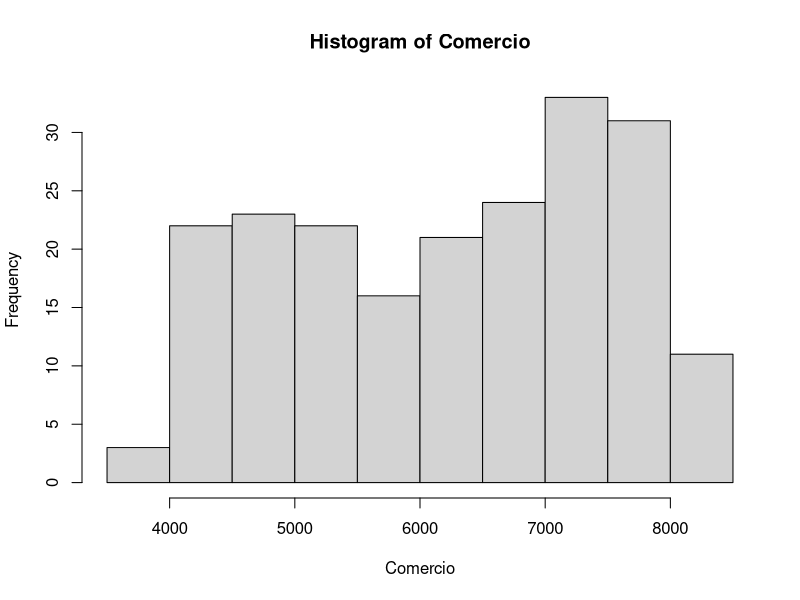
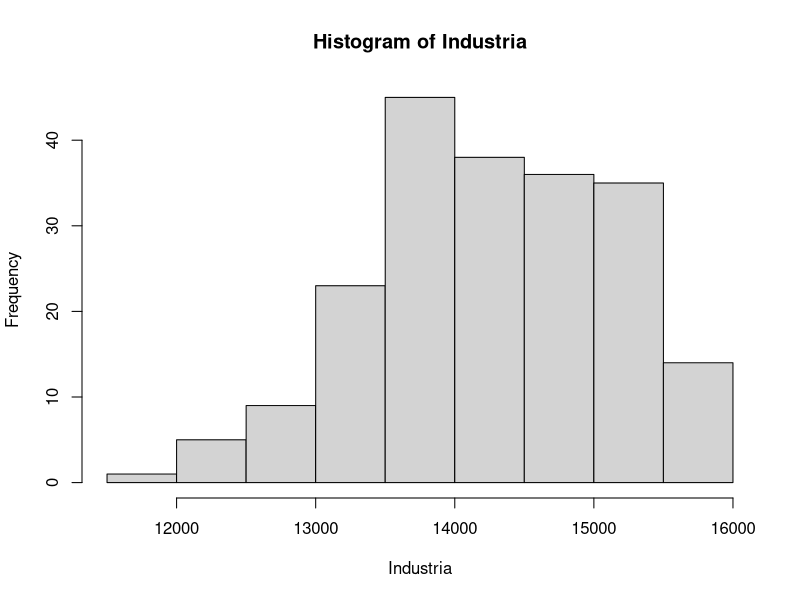
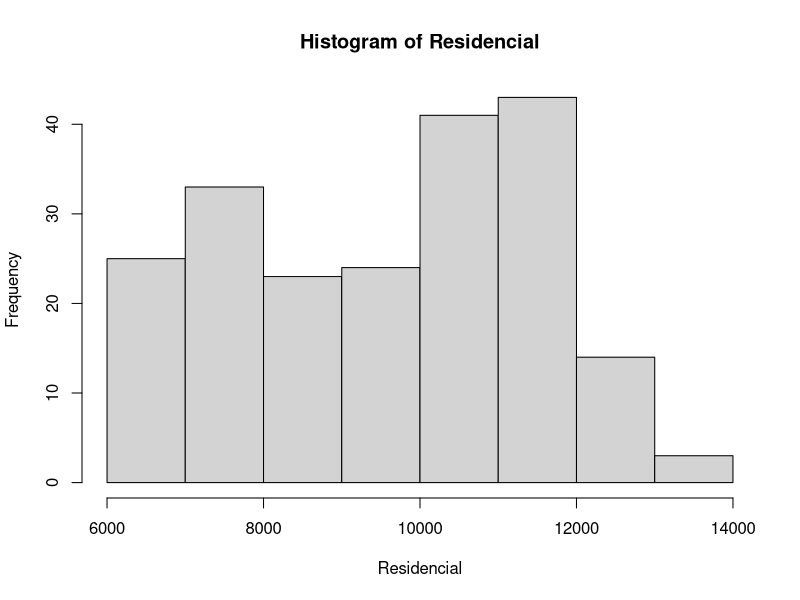
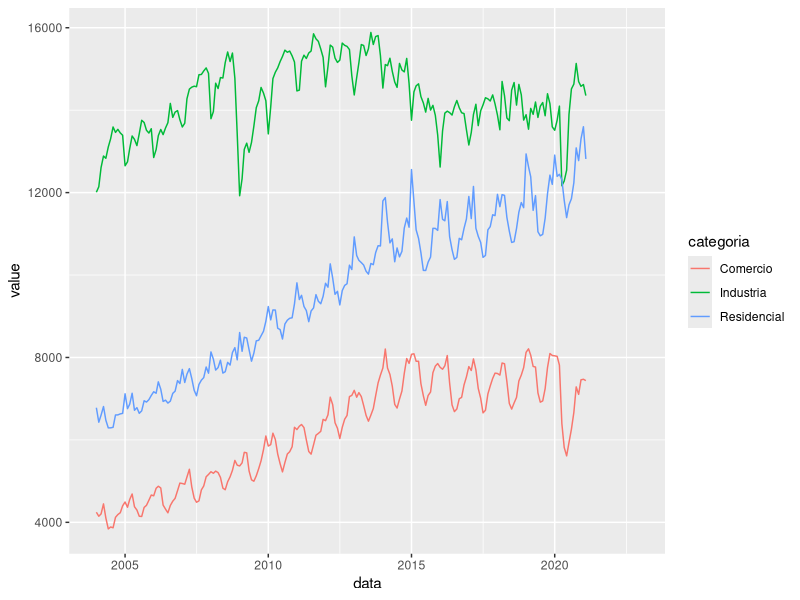
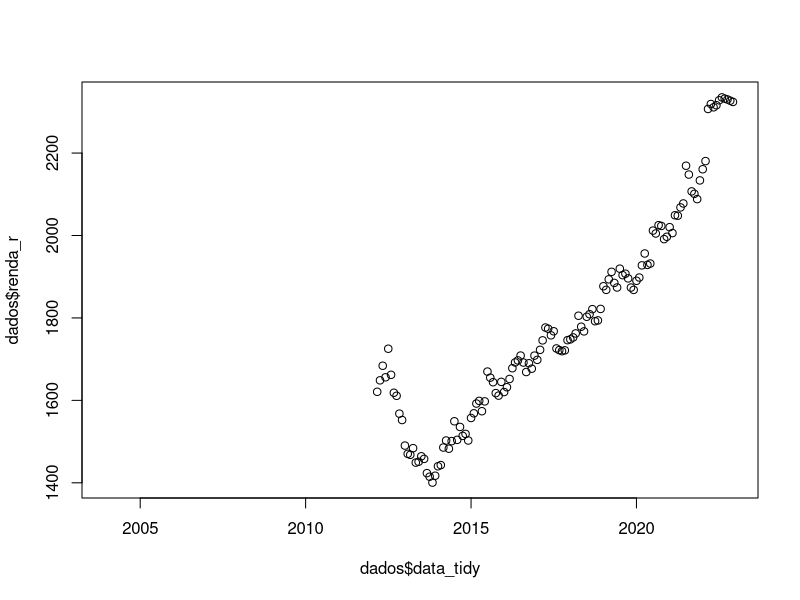
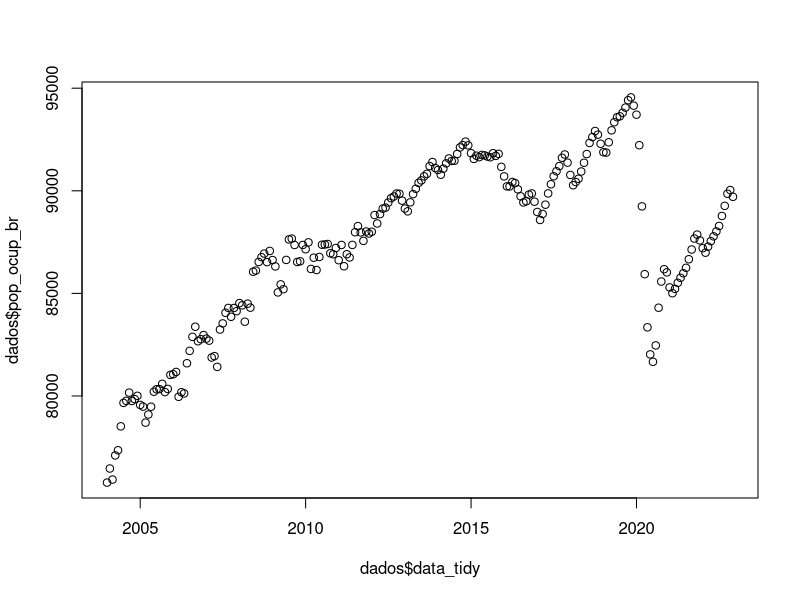
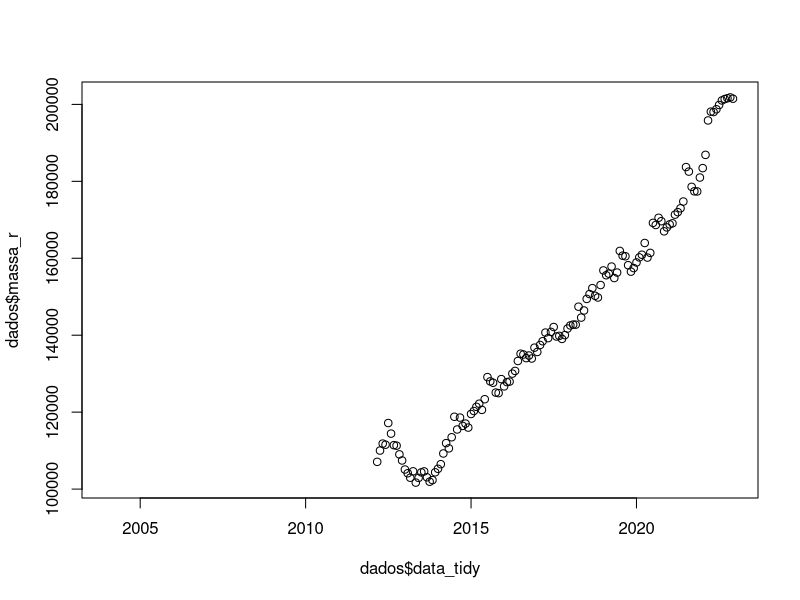
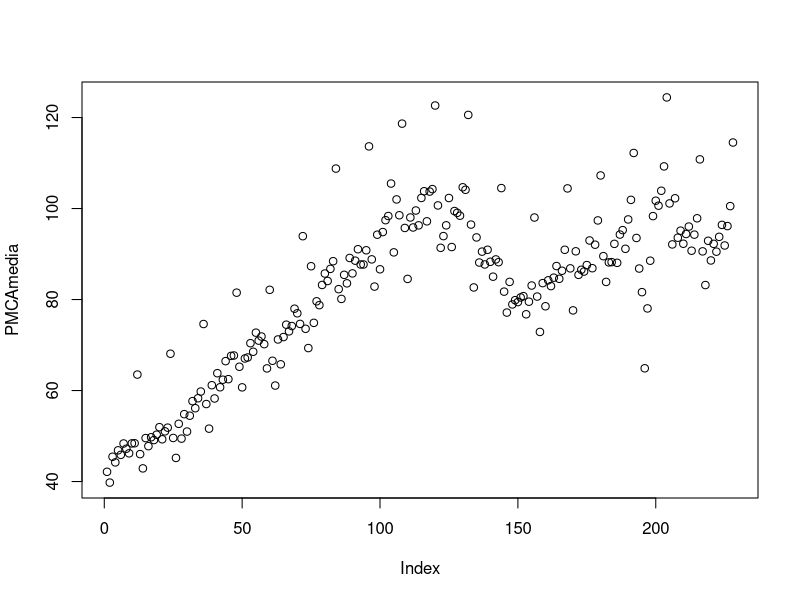

R code for these plots, in order: (Note: this script raises an error after producing the figures.)
library(readxl)
library(tidyverse)
library(stringr)
library(corrplot)
library(caret)
library(gam)
library(randomForest)

# Importando os dados
dicionario <-  read_xlsx("Bases_Final_ADS_Jun2021.xlsx",sheet = 1)
dados <- read_xlsx("Bases_Final_ADS_Jun2021.xlsx",sheet = 2)

# Juntar as colunas por palavras chaves 

comercioCol <- grep("Comércio", dicionario$descrição)
industriaCol <- grep("Indústria", dicionario$descrição)
residencialCol <- grep("Residencial", dicionario$descrição)
centro <- grep("Centro Oeste", dicionario$descrição)
norte <- grep("Norte", dicionario$descrição)
nordeste <- grep("Nordeste", dicionario$descrição)
sul <- grep("Sul", dicionario$descrição)
sudeste <- grep("Sudeste", dicionario$descrição)
consumo <- grep("Consumo", dicionario$descrição)
PMCA <- grep("Ampliada",dicionario$descrição)
PMCR <- grep("Restrita",dicionario$descrição)
Tmax <- grep("Máxima",dicionario$descrição)
Tmin <- grep("Minima",dicionario$descrição)
Pindustrial <- grep("Produção",dicionario$descrição)
# Consumo

Comercio <- dados[intersect(consumo,comercioCol)] %>% rowSums(na.rm = FALSE)
hist(Comercio,breaks = 10)
mean(Comercio,na.rm = TRUE)
sd(Comercio, na.rm = TRUE)

Industria <- dados[intersect(consumo,industriaCol)] %>% rowSums(na.rm = FALSE)
hist(Industria,breaks = 10)
mean(Industria,na.rm = TRUE)
sd(Industria, na.rm = TRUE)

Residencial <- dados[intersect(consumo,residencialCol)] %>% rowSums(na.rm = FALSE)
hist(Residencial,breaks = 10)
mean(Residencial,na.rm = TRUE)
sd(Residencial, na.rm = TRUE)

#  PLots
consumoBR <- cbind(Comercio,Industria,Residencial) %>% data.frame()
consumoBR$data <- as.Date(dados$data_tidy)
consumoBR <- pivot_longer(consumoBR,Comercio:Residencial,names_to = "categoria")
consumoBR %>%  ggplot() + geom_line(aes(x = data,y = value, color = categoria))

plot(dados$data_tidy, dados$renda_r)
plot(dados$data_tidy, dados$pop_ocup_br)
plot(dados$data_tidy, dados$massa_r)

# Unir as variaveis de região para Brasil
PMCAmedia <- dados[PMCA] %>% rowMeans(na.rm = FALSE)
PMCRmedia <- dados[PMCR] %>% rowMeans(na.rm = FALSE)
Tmaxmedia <- dados[Tmax] %>% rowMeans(na.rm = FALSE)
Tminmedia <- dados[Tmin] %>% rowMeans(na.rm = FALSE)
Pindustrialmedia <- dados[Pindustrial] %>% rowMeans(na.rm = FALSE)

plot(PMCAmedia)
plot(PMCRmedia)
plot(Tmaxmedia)
plot(Tminmedia)
plot(Pindustrialmedia)

# Correlaçõess sem renda 
dadosBR <- cbind(Comercio,Industria,Residencial,dados[c(17,18,19,20)],PMCAmedia,PMCRmedia,Tmaxmedia,Tminmedia,Pindustrialmedia)
dadosBR_consumo <- dadosBR %>% filter(!is.na(Comercio)) # Retirando dados de consumo que não temos
dadosBR_consumo <- dadosBR_consumo[-c(4,6)]   # sem as rendas
corBR <- cor(dadosBR_consumo)
corrplot(corBR, type="upper")

# Correlaçõess com renda 
dadosBR_consumo_renda <- dadosBR %>% filter(!is.na(Comercio), !is.na(massa_r)) # Retirando dados de consumo que não temos
corBR <- cor(dadosBR_consumo_renda)
corrplot(corBR, type="upper")


# Análise pela região Sudeste
dadosSE <- dados[c(1,sudeste,17:20)]  # Seleção de data , sudeste e variaveis de renda, pop e dias uteis
dadosSE <- dadosSE[-c(2,4)] # Deixando somente industria
dadosSE_consumo <- dadosBR %>% filter(!is.na(Comercio)) # Retirando dados de consumo que não temos

corSE <- cor(dadosSE_consumo[-1]) # correlação de consumo
corrplot(corSE, type="upper")

dadosBR_consumo_renda <- dadosSE %>% filter(!is.na(ind_se), !is.na(massa_r)) # Retirando dados de consumo e renda que não temos
corSE <- cor(dadosBR_consumo_renda[-1]) # correlação de consumo com a renda
corrplot(corSE, type="upper")

plot(dadosSE$ind_se)

##### Previsões 
dadosSE_previsao <- dadosSE %>% filter(!is.na(Comercio))  #dados com todos os dados de consumo de industria

# Função para normalizar
normalize <- function(x) {
  return ((x - min(x)) / (max(x) - min(x)))
}

dadosSE_previsao$ind_se_norm <- normalize(dadosSE_previsao$ind_se)
dadosSE_previsao$pim_se_norm <- normalize(dadosSE_previsao$pim_se)

test_index <- createDataPartition(dadosSE_previsao$ind_se_norm, times = 1, p = 0.5, list = FALSE)

train_set <- dadosSE_previsao %>% slice(-test_index)  #train_set
test_set <- dadosSE_previsao %>%  slice(test_index)    #test_set

# Regressão Logistica com maior correlação
fit <- lm(ind_se_norm ~ pim_se, data = train_set)
yPrevisao <- predict(fit,test_set)
sqrt(mean((yPrevisao - test_set$ind_se_norm)^2))

# Modelo Linear generalizado para todas as variaveis menos de renda

fit <- glm(ind_se_norm ~ pim_se_norm + pmc_a_se + temp_max_se  + temp_min_se + pmc_r_se + pop_ocup_br + du, data = train_set, family = "gaussian")
yPrevisao <- predict(fit,test_set)
sqrt(mean((yPrevisao - test_set$ind_se_norm)^2))


### Mesma previsão só que com a variavel de renda
dadosSE_previsao <- dadosSE %>% filter(!is.na(ind_se), !is.na(massa_r))

dadosSE_previsao$ind_se_norm <- normalize(dadosSE_previsao$ind_se)
dadosSE_previsao$pim_se_norm <- normalize(dadosSE_previsao$pim_se)

test_index <- createDataPartition(dadosSE_previsao$ind_se_norm, times = 1, p = 0.5, list = FALSE)

train_set <- dadosSE_previsao %>% slice(-test_index)  #train_set
test_set <- dadosSE_previsao %>%  slice(test_index)    #test_set

# Regressão Logistica com maiores correlações
fit <- lm(ind_se_norm ~ pim_se + massa_r, data = train_set)
yPrevisao <- predict(fit,test_set)
sqrt(mean((yPrevisao - test_set$ind_se_norm)^2))

# Modelo Linear generalizado para todas as variaveis menos de renda

fit <- glm(ind_se_norm ~ pim_se_norm + pmc_a_se + temp_max_se  + renda_r + massa_r + temp_min_se + pmc_r_se + pop_ocup_br + du, data = train_set, family = "gaussian")
yPrevisao <- predict(fit,test_set)
sqrt(mean((yPrevisao - test_set$ind_se_norm)^2))



##### treinando as variaveis com bootstrap melhor modelo que parece ser com todas as variaveis , com renda
dadosSE_previsao <- dadosSE %>% filter(!is.na(ind_se), !is.na(massa_r))
dadosSE_previsao <- dadosSE_previsao[-1]
dadosSE_previsao$ind_se_norm <- normalize(dadosSE_previsao$ind_se)
dadosSE_previsao <- dadosSE_previsao[-1]

test_index <- createDataPartition(dadosSE_previsao$ind_se_norm, times = 1, p = 0.3, list = FALSE)

train_set <- dadosSE_previsao %>% slice(-test_index)  #train_set
test_set <- dadosSE_previsao %>%  slice(test_index)    #test_set

# GLM
train_glm <- train(ind_se_norm ~., method = "glm", data = train_set)
Y_glm <- predict(train_glm,test_set, type = "raw")

# KNN
col_index <- (1:(ncol(train_set)-1))

control <- trainControl(method = "cv", number = 10, p = .8)
train_knn <- train(train_set[,col_index], train_set$ind_se_norm, method = "knn",
                   tuneGrid = data.frame(k = seq(1, 20, 1)), data = train_set,
                   trControl = control)
ggplot(train_knn, highlight = TRUE)
fit_knn <- knn3(train_set[,col_index], as.factor(train_set$ind_se_norm), k = 4)
Y_knn <- predict(fit_knn, test_set[,col_index], type = "class")
cm <- confusionMatrix(
  table(factor(Y_knn, levels=min(test_set):max(test_set)), 
        factor(test_set$ind_se_norm, levels=min(test_set):max(test_set))))

sqrt(mean((as.numeric(as.character(Y_knn)) - test_set$ind_se_norm)^2))

train_knn$bestTune

control <- trainControl(method = "cv", number = 10, p = .9)

train_knn <- train(ind_se_norm ~., method = "knn",
                   tuneGrid = data.frame(k = seq(2, 60, 2)),
                   data = train_set,
                   trControl = control
                   )
ggplot(train_knn, highlight = TRUE)
train_knn$bestTune

fit_knn <- knn3(., ind_se_norm,  k = 4)
ggplot(train_knn, highlight = TRUE)

Y_knn <- predict(train_knn, test_set, type = "raw")
sqrt(mean((Y_knn - test_set$ind_se_norm)^2))

train_knn <- train(ind_se_norm  ~ pim_se + massa_r + pmc_a_se, method = "knn",
                   tuneGrid = data.frame(k = seq(2, 60, 2)),
                   data = train_set,
                   trControl = control
)
ggplot(train_knn, highlight = TRUE)

grid <- expand.grid(span = seq(0.3, 0.8, len = 9), degree = 1)

train_loess <- train(ind_se_norm ~ ., 
                     method = "gamLoess", 
                     tuneGrid=grid,
                     data = train_set)
ggplot(train_loess, highlight = TRUE)
train_loess$bestTune

#####

control <- trainControl(method="cv", number = 5)
grid <- data.frame(mtry = c(1, 5, 10, 25, 50, 100))

train_rf <-  train(train_set[, col_index], train_set$ind_se_norm, 
                   method = "rf", 
                   ntree = 150,
                   trControl = control,
                   tuneGrid = grid,
                   nSamp = 5000)

fit_rf <- randomForest(train_set[, col_index], train_set$ind_se_norm, 
                       minNode = train_rf$bestTune$mtry)
y_rf <- predict(fit_rf, test_set[ ,col_index])
cm <- confusionMatrix(factor(as.numeric(y_rf), levels =as.numeric(y_rf)), factor(test_set$ind_se_norm, levels =as.numeric(y_rf) ))
sqrt(mean((y_rf - test_set$ind_se_norm)^2))


cm$overall["Accuracy"]
